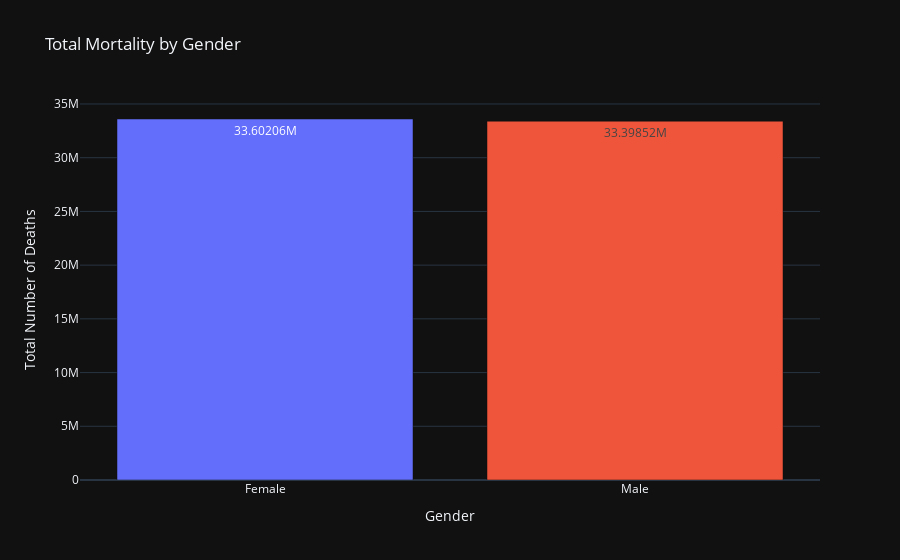

This figure's notebook cell:
### Markdown cell above
## Insight 5: Gender-wise Mortality Patterns

### Code cell
gender_mortality = (
    df.groupby("Gender")["Number_of_Deaths"]
      .sum()
      .reset_index()
)

fig = px.bar(
    gender_mortality,
    x="Gender",
    y="Number_of_Deaths",
    color="Gender",
    title="Total Mortality by Gender",
    text_auto=True
)

fig.update_layout(
    template="plotly_dark",
    showlegend=False,
    xaxis_title="Gender",
    yaxis_title="Total Number of Deaths"
)

fig.show()

### Figure 1 — Plotly figure (JSON) as saved in the notebook; plotly's stock layout.template omitted (floating-point values rounded to 4 significant figures)
{"data": [{"alignmentgroup": "True", "hovertemplate": "Gender=%{x}<br>Number_of_Deaths=%{y}<extra></extra>", "legendgroup": "Female", "marker": {"color": "#636efa", "pattern": {"shape": ""}}, "name": "Female", "offsetgroup": "Female", "orientation": "v", "showlegend": true, "textposition": "auto", "texttemplate": "%{y}", "type": "bar", "x": ["Female"], "xaxis": "x", "y": [33602062], "yaxis": "y"}, {"alignmentgroup": "True", "hovertemplate": "Gender=%{x}<br>Number_of_Deaths=%{y}<extra></extra>", "legendgroup": "Male", "marker": {"color": "#EF553B", "pattern": {"shape": ""}}, "name": "Male", "offsetgroup": "Male", "orientation": "v", "showlegend": true, "textposition": "auto", "texttemplate": "%{y}", "type": "bar", "x": ["Male"], "xaxis": "x", "y": [33398516], "yaxis": "y"}], "layout": {"autosize": true, "barmode": "relative", "legend": {"title": {"text": "Gender"}, "tracegroupgap": 0}, "showlegend": false, "title": {"text": "Total Mortality by Gender"}, "xaxis": {"anchor": "y", "autorange": true, "categoryarray": ["Female", "Male"], "categoryorder": "array", "domain": [0, 1], "range": [-0.5, 1.5], "title": {"text": "Gender"}, "type": "category"}, "yaxis": {"anchor": "x", "autorange": true, "domain": [0, 1], "range": [0, 35370000.0], "title": {"text": "Total Number of Deaths"}, "type": "linear"}}}
